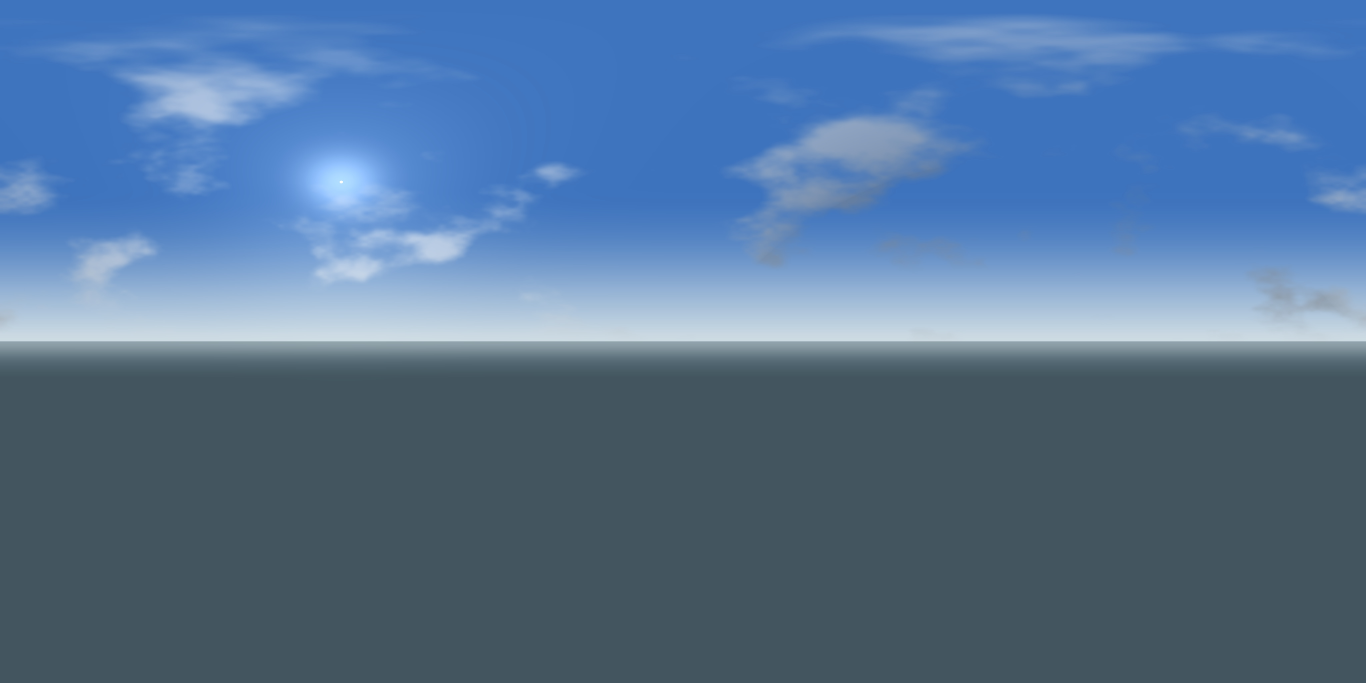
#> input picture Assets/Resources/Sky/sky_panorama.jpg, 4096 x 2048 px, given in place of sky_panorama.jpg.png, which was not available (shown at 1/3 size)
$ python -i pbr.py   (imports and definitions only)
#> lines starting #> are read from the running program, lines starting #| are printed output that depends on the picture
"""Da albedo a set PBR completo: normal + roughness (+ height intermedio).

Perché a livello di height: fondere due normal map pesate dà normali sbagliate (si sommano
vettori non ortogonali). Si fondono le ALTEZZE, poi si ricava la normale dal risultato:
così la normale descrive davvero la superficie finale.
"""
import numpy as np
from PIL import Image, ImageFilter

TEX = "/home/matteo/Progetti/Falezia/Assets/Resources/MapTex"

def load_rgb(name):
    return np.asarray(Image.open(f"{TEX}/{name}").convert("RGB"), np.float32) / 255.0

def save_gray(a, name):
    Image.fromarray((np.clip(a, 0, 1) * 255).astype(np.uint8)).save(f"{TEX}/{name}")

def save_rgb(a, name):
    Image.fromarray((np.clip(a, 0, 1) * 255).astype(np.uint8)).save(f"{TEX}/{name}")

def height_from_albedo(alb, blur=1.1, invert=False):
    """Altezza approssimata: luminanza levigata. Il rilievo viene dai bordi, non dal colore."""
#> called with blur = 1.1, invert = False
    h = alb[..., 0] * 0.299 + alb[..., 1] * 0.587 + alb[..., 2] * 0.114
    im = Image.fromarray((np.clip(h, 0, 1) * 255).astype(np.uint8))
    im = im.filter(ImageFilter.GaussianBlur(blur))
    h = np.asarray(im, np.float32) / 255.0
    if invert:
        h = 1.0 - h
    return (h - h.min()) / max(1e-5, h.max() - h.min())
#> returned value: shape (2048, 4096) float32

def normal_from_height(h, strength=2.2):
    """Normale tangente (OpenGL, Y+). `strength` alto per superfici a basso contrasto."""
#> called with strength = 8
    """Normale tangente (OpenGL, Y+): gradiente centrale."""
    dx = (np.roll(h, -1, axis=1) - np.roll(h, 1, axis=1)) * 0.5
    dy = (np.roll(h, -1, axis=0) - np.roll(h, 1, axis=0)) * 0.5
    nx = -dx * strength
    ny = -dy * strength
    nz = np.ones_like(h)
    ln = np.sqrt(nx * nx + ny * ny + nz * nz)
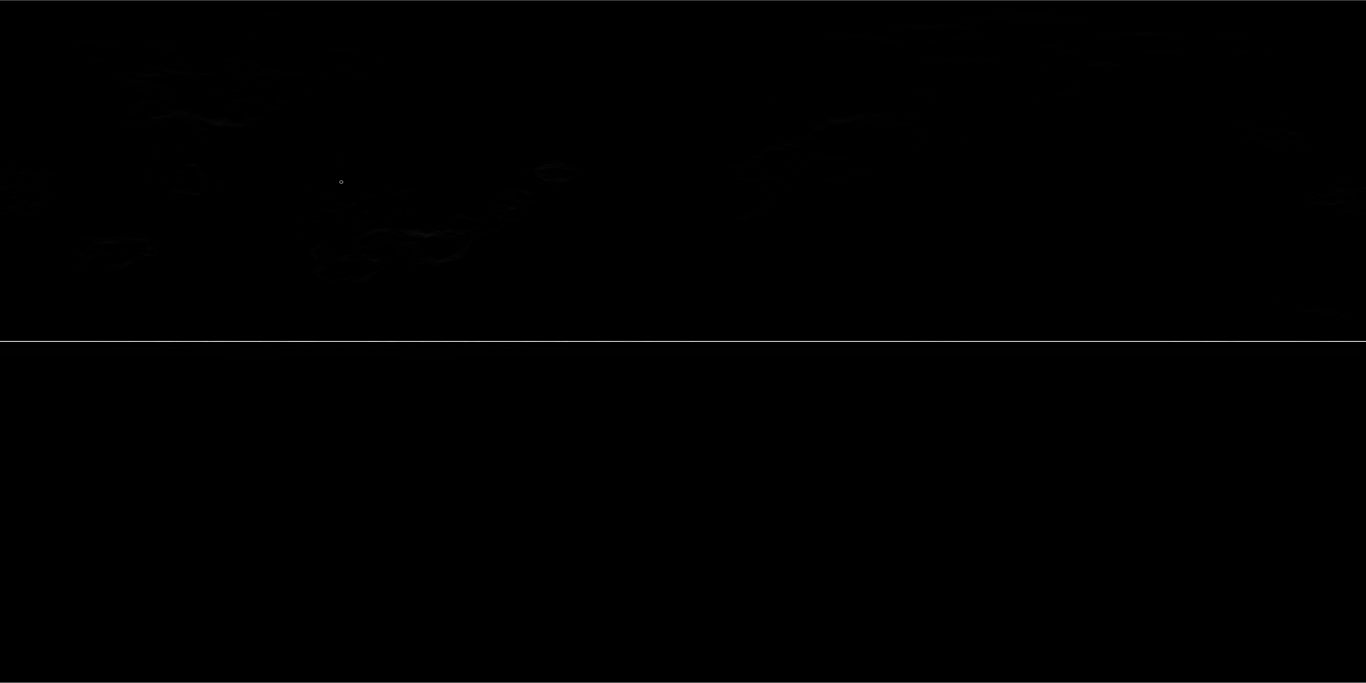
#> ln: shape (2048, 4096) float32 (shown at 1/3 size); min 1, max 1.3, mean 1; drawn with min black and max white
    n = np.stack([nx / ln, ny / ln, nz / ln], axis=-1)
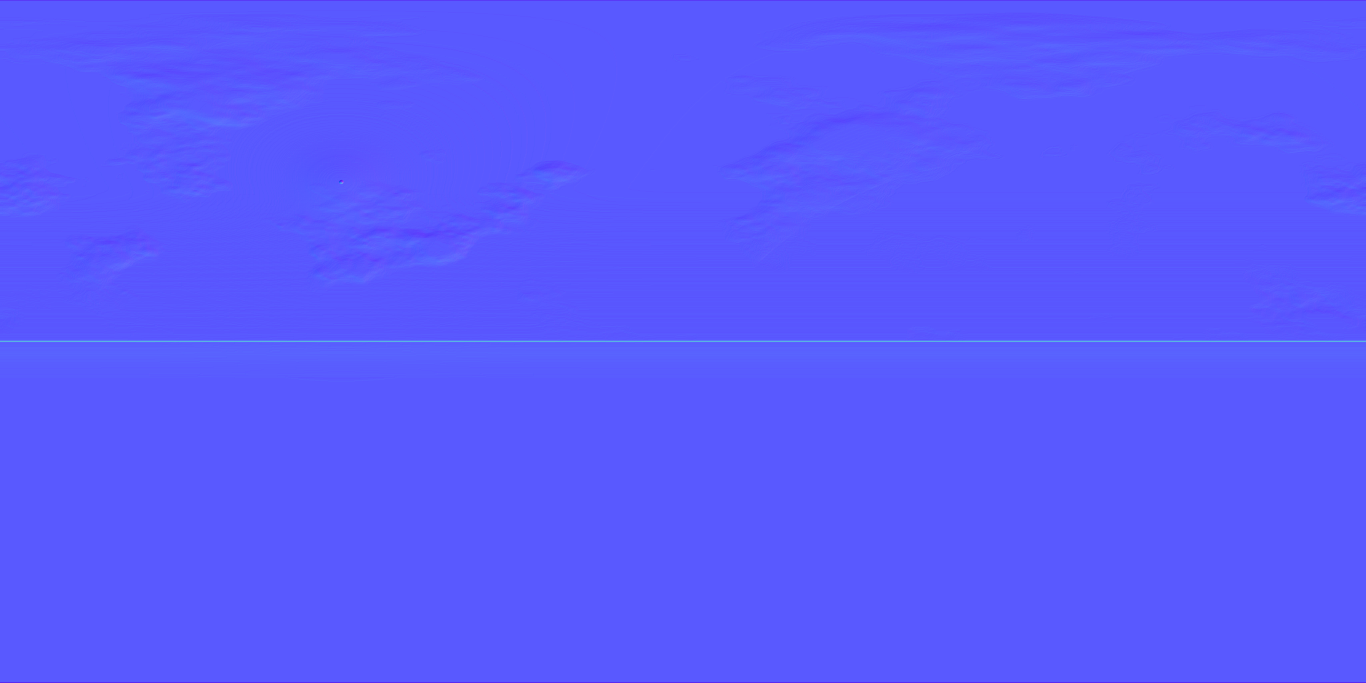
#> n: shape (2048, 4096, 3) float32 (shown at 1/3 size); mean of channels 0, 1, 2 3.69e-08, -0.000123, 1; drawn with min black and max white
    return n * 0.5 + 0.5
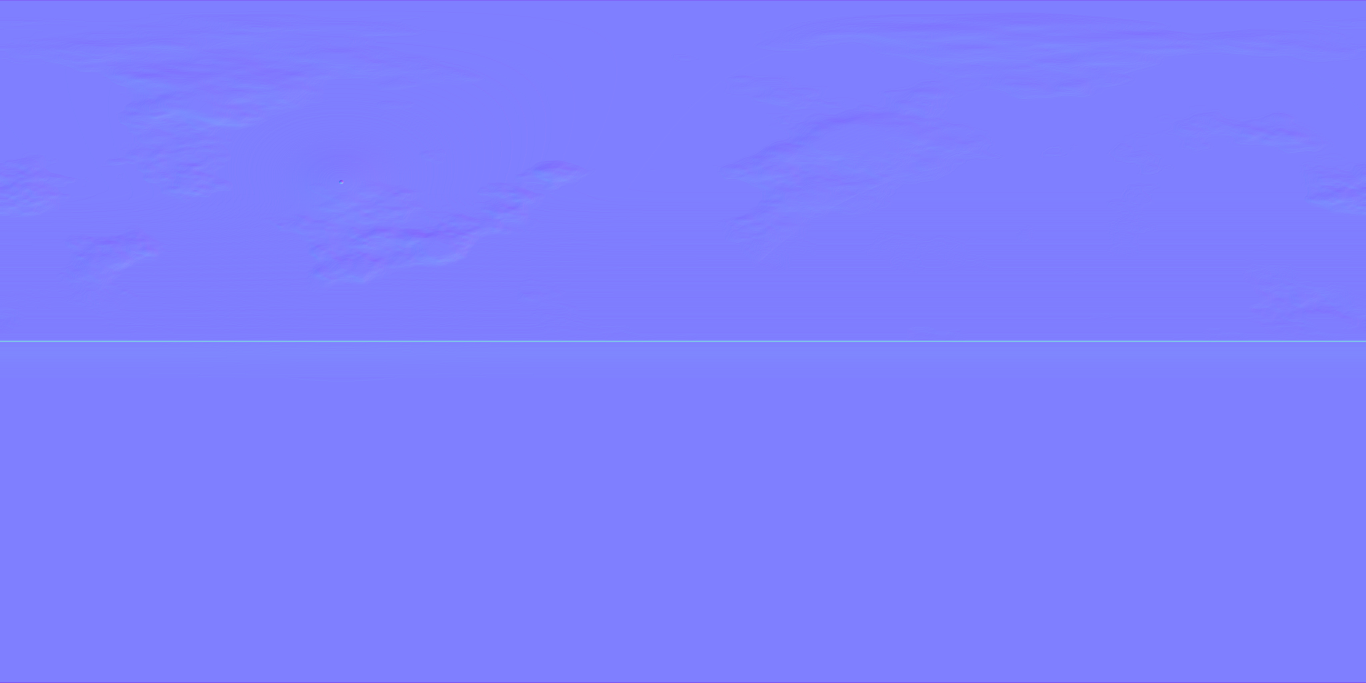
#> returned value: shape (2048, 4096, 3) float32 (shown at 1/3 size); mean of channels 0, 1, 2 0.5, 0.5, 1; drawn as R, G, B

def roughness_map(alb, base=0.90, variation=0.06, pattern=None):
    """Rugosità: base per famiglia, con variazione dove la superficie è più chiara/scura.
    `pattern` (0..1) spinge certe zone più ruvide (giunti, mortaio)."""
#> called with base = 0.9, variation = 0.06
    lum = alb[..., 0] * 0.299 + alb[..., 1] * 0.587 + alb[..., 2] * 0.114
    r = base + (0.5 - lum) * variation * 2.0
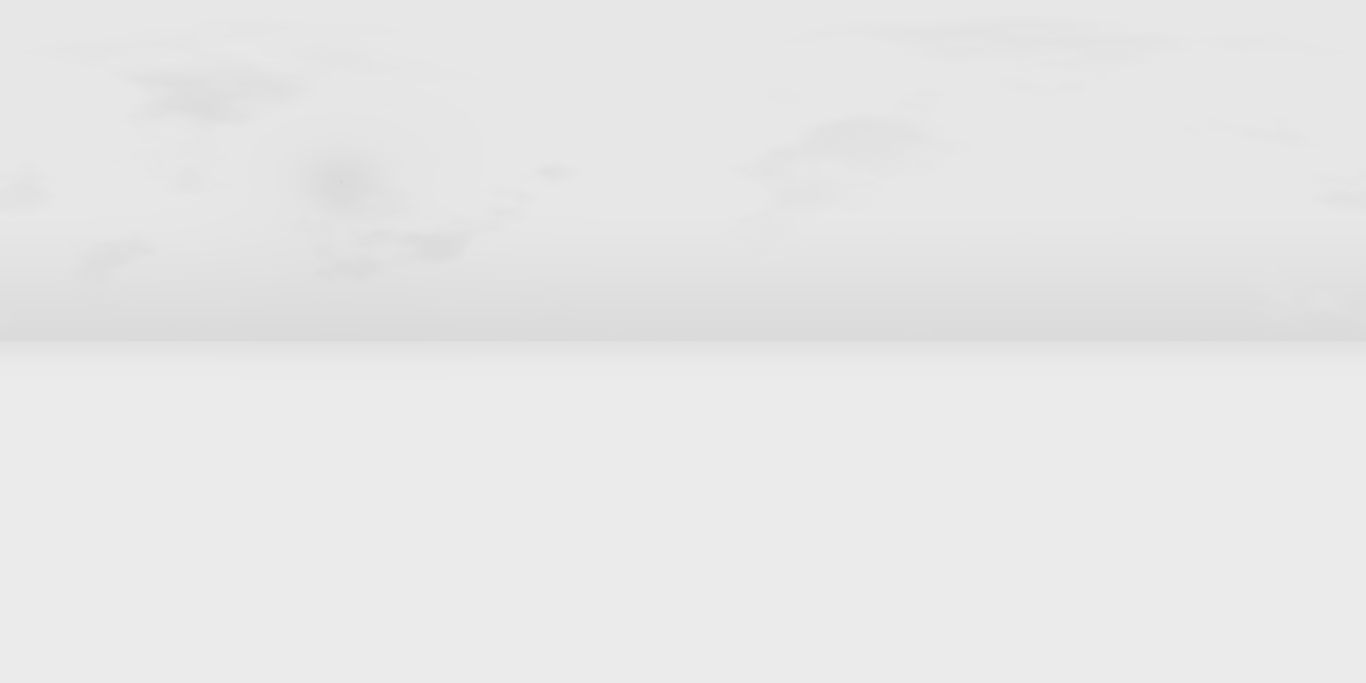
#> r: shape (2048, 4096) float32 (shown at 1/3 size); min 0.84, max 0.922, mean 0.908
    if pattern is not None:
        r = r * (1.0 - pattern) + np.clip(base + 0.08, 0, 1) * pattern
    return np.clip(r, 0.05, 1.0)

def load_height(name):
    """Se il disegno ha prodotto una mappa di altezza, si usa quella: è il rilievo vero."""
    fn = f"{TEX}/{name}_h.png"
    import os
    if not os.path.exists(fn):
        return None
    a = np.asarray(Image.open(fn).convert("L"), np.float32) / 255.0
    return (a - a.min()) / max(1e-5, a.max() - a.min())

def build(name, base_rough=0.90, variation=0.06, normal_strength=8.0, invert=False, pattern=None):
    alb = load_rgb(name + ".jpg") if _has(name + ".jpg") else load_rgb(name + ".png")
    h = load_height(name)
    if h is None:
        h = height_from_albedo(alb, invert=invert)
    n = normal_from_height(h, normal_strength)
    r = roughness_map(alb, base_rough, variation, pattern)
    save_rgb(n, name + "_n.jpg")
    save_gray(r, name + "_r.jpg")
    return h, r

def _has(fn):
    import os
    return os.path.exists(f"{TEX}/{fn}")

>>> result = build('../../Assets/Resources/Sky/sky_panorama.jpg')
